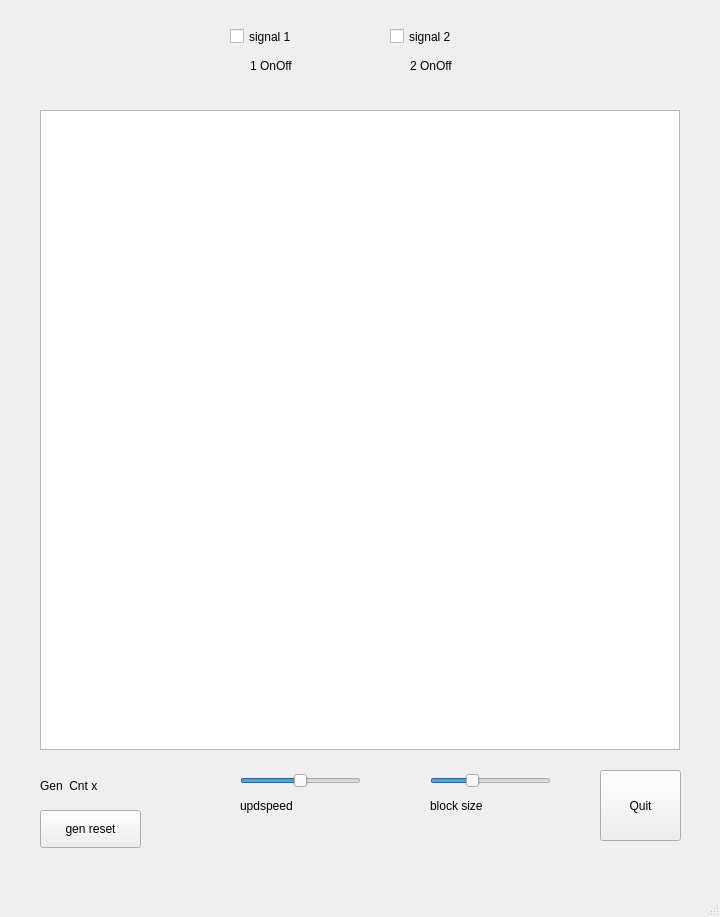
<?xml version="1.0" encoding="UTF-8"?>
<ui version="4.0">
 <class>MainWindow</class>
 <widget class="QMainWindow" name="MainWindow">
  <property name="geometry">
   <rect>
    <x>0</x>
    <y>0</y>
    <width>720</width>
    <height>917</height>
   </rect>
  </property>
  <property name="windowTitle">
   <string>MainWindow</string>
  </property>
  <widget class="QWidget" name="centralwidget">
   <widget class="QGraphicsView" name="graphicsView">
    <property name="geometry">
     <rect>
      <x>40</x>
      <y>110</y>
      <width>640</width>
      <height>640</height>
     </rect>
    </property>
   </widget>
   <widget class="QPushButton" name="pushButton">
    <property name="geometry">
     <rect>
      <x>600</x>
      <y>770</y>
      <width>81</width>
      <height>71</height>
     </rect>
    </property>
    <property name="text">
     <string>Quit</string>
    </property>
   </widget>
   <widget class="QSlider" name="SliderUpdateSpeed">
    <property name="geometry">
     <rect>
      <x>240</x>
      <y>770</y>
      <width>121</width>
      <height>21</height>
     </rect>
    </property>
    <property name="minimum">
     <number>0</number>
    </property>
    <property name="maximum">
     <number>100</number>
    </property>
    <property name="value">
     <number>50</number>
    </property>
    <property name="sliderPosition">
     <number>50</number>
    </property>
    <property name="orientation">
     <enum>Qt::Horizontal</enum>
    </property>
    <property name="invertedAppearance">
     <bool>false</bool>
    </property>
    <property name="invertedControls">
     <bool>false</bool>
    </property>
   </widget>
   <widget class="QLabel" name="labelUpdspeed">
    <property name="geometry">
     <rect>
      <x>240</x>
      <y>790</y>
      <width>121</width>
      <height>31</height>
     </rect>
    </property>
    <property name="text">
     <string>updspeed</string>
    </property>
   </widget>
   <widget class="QLabel" name="labelOut1">
    <property name="geometry">
     <rect>
      <x>250</x>
      <y>50</y>
      <width>71</width>
      <height>31</height>
     </rect>
    </property>
    <property name="text">
     <string>1 OnOff</string>
    </property>
   </widget>
   <widget class="QLabel" name="labelOut2">
    <property name="geometry">
     <rect>
      <x>410</x>
      <y>50</y>
      <width>71</width>
      <height>31</height>
     </rect>
    </property>
    <property name="text">
     <string>2 OnOff</string>
    </property>
   </widget>
   <widget class="QCheckBox" name="checkBox1">
    <property name="geometry">
     <rect>
      <x>230</x>
      <y>20</y>
      <width>101</width>
      <height>33</height>
     </rect>
    </property>
    <property name="styleSheet">
     <string notr="true">font: 75 16pt &quot;PibotoLt&quot;;</string>
    </property>
    <property name="text">
     <string>signal 1</string>
    </property>
   </widget>
   <widget class="QCheckBox" name="checkBox2">
    <property name="geometry">
     <rect>
      <x>390</x>
      <y>20</y>
      <width>101</width>
      <height>33</height>
     </rect>
    </property>
    <property name="text">
     <string>signal 2</string>
    </property>
   </widget>
   <widget class="QLabel" name="labelGen">
    <property name="geometry">
     <rect>
      <x>40</x>
      <y>770</y>
      <width>111</width>
      <height>31</height>
     </rect>
    </property>
    <property name="text">
     <string>Gen  Cnt x</string>
    </property>
   </widget>
   <widget class="QLabel" name="labelBlocksize">
    <property name="geometry">
     <rect>
      <x>430</x>
      <y>790</y>
      <width>121</width>
      <height>31</height>
     </rect>
    </property>
    <property name="text">
     <string>block size</string>
    </property>
   </widget>
   <widget class="QSlider" name="SliderBlocksize">
    <property name="geometry">
     <rect>
      <x>430</x>
      <y>770</y>
      <width>121</width>
      <height>21</height>
     </rect>
    </property>
    <property name="minimum">
     <number>1</number>
    </property>
    <property name="maximum">
     <number>10</number>
    </property>
    <property name="pageStep">
     <number>2</number>
    </property>
    <property name="value">
     <number>4</number>
    </property>
    <property name="sliderPosition">
     <number>4</number>
    </property>
    <property name="orientation">
     <enum>Qt::Horizontal</enum>
    </property>
    <property name="invertedAppearance">
     <bool>false</bool>
    </property>
    <property name="invertedControls">
     <bool>false</bool>
    </property>
   </widget>
   <widget class="QPushButton" name="btnGenReset">
    <property name="geometry">
     <rect>
      <x>40</x>
      <y>810</y>
      <width>101</width>
      <height>38</height>
     </rect>
    </property>
    <property name="text">
     <string>gen reset</string>
    </property>
   </widget>
  </widget>
  <widget class="QMenuBar" name="menubar">
   <property name="geometry">
    <rect>
     <x>0</x>
     <y>0</y>
     <width>720</width>
     <height>34</height>
    </rect>
   </property>
  </widget>
  <widget class="QStatusBar" name="statusbar"/>
 </widget>
 <resources/>
 <connections/>
</ui>
